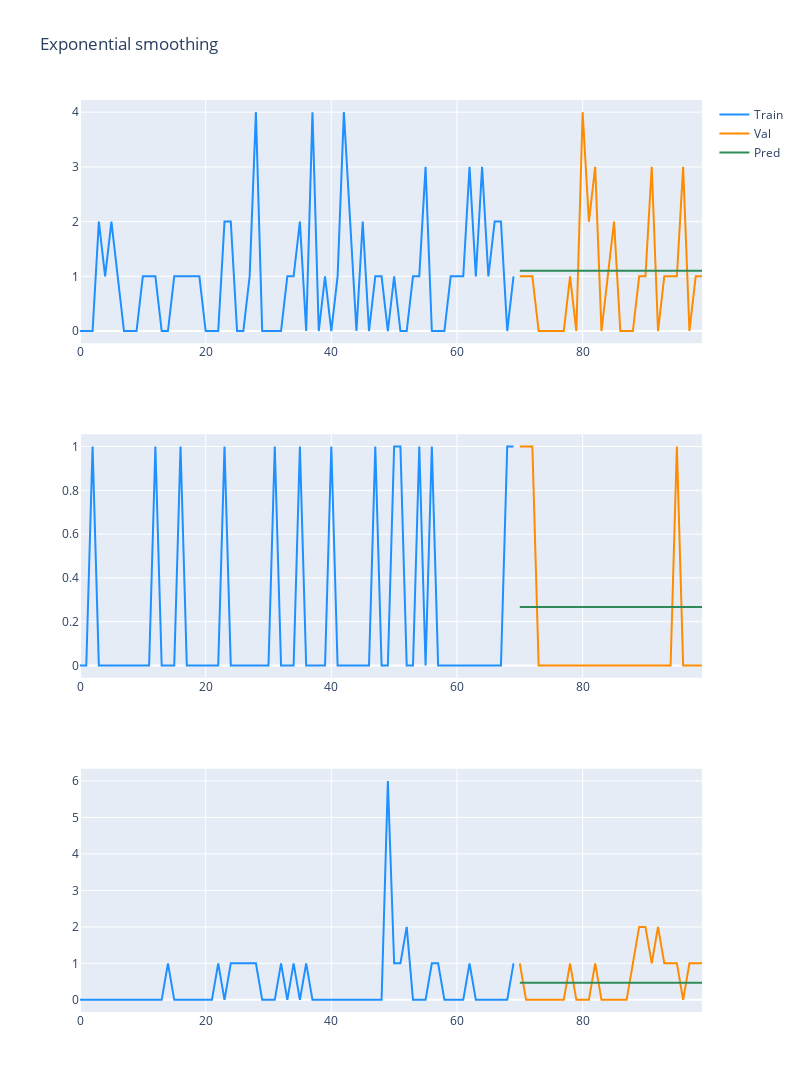

Write notebook code for a chart like this one.
### Code cell
pred_1 = predictions[0]
pred_2 = predictions[1]
pred_3 = predictions[2]

fig = make_subplots(rows=3, cols=1)

fig.add_trace(
    go.Scatter(x=np.arange(70), mode='lines', y=train_dataset.loc[0].values, marker=dict(color="dodgerblue"),
               name="Train"),
    row=1, col=1
)

fig.add_trace(
    go.Scatter(x=np.arange(70, 100), y=val_dataset.loc[0].values, mode='lines', marker=dict(color="darkorange"),
               name="Val"),
    row=1, col=1
)

fig.add_trace(
    go.Scatter(x=np.arange(70, 100), y=pred_1, mode='lines', marker=dict(color="seagreen"),
               name="Pred"),
    row=1, col=1
)

fig.add_trace(
    go.Scatter(x=np.arange(70), mode='lines', y=train_dataset.loc[1].values, marker=dict(color="dodgerblue"), showlegend=False),
    row=2, col=1
)

fig.add_trace(
    go.Scatter(x=np.arange(70, 100), y=val_dataset.loc[1].values, mode='lines', marker=dict(color="darkorange"), showlegend=False),
    row=2, col=1
)

fig.add_trace(
    go.Scatter(x=np.arange(70, 100), y=pred_2, mode='lines', marker=dict(color="seagreen"), showlegend=False,
               name="Denoised signal"),
    row=2, col=1
)

fig.add_trace(
    go.Scatter(x=np.arange(70), mode='lines', y=train_dataset.loc[2].values, marker=dict(color="dodgerblue"), showlegend=False),
    row=3, col=1
)

fig.add_trace(
    go.Scatter(x=np.arange(70, 100), y=val_dataset.loc[2].values, mode='lines', marker=dict(color="darkorange"), showlegend=False),
    row=3, col=1
)

fig.add_trace(
    go.Scatter(x=np.arange(70, 100), y=pred_3, mode='lines', marker=dict(color="seagreen"), showlegend=False,
               name="Denoised signal"),
    row=3, col=1
)

fig.update_layout(height=1200, width=800, title_text="Exponential smoothing")
fig.show()

### Figure 1 — Plotly figure (JSON) as saved in the notebook; plotly's stock layout.template omitted (floating-point values rounded to 4 significant figures)
{"data": [{"marker": {"color": "dodgerblue"}, "mode": "lines", "name": "Train", "type": "scatter", "x": [0, 1, 2, 3, 4, 5, 6, 7, 8, 9, 10, 11, 12, 13, 14, 15, 16, 17, 18, 19, 20, 21, 22, 23, 24, 25, 26, 27, 28, 29, 30, 31, 32, 33, 34, 35, 36, 37, 38, 39, 40, 41, 42, 43, 44, 45, 46, 47, 48, 49, 50, 51, 52, 53, 54, 55, 56, 57, 58, 59, 60, 61, 62, 63, 64, 65, 66, 67, 68, 69], "xaxis": "x", "y": [0, 0, 0, 2, 1, 2, 1, 0, 0, 0, 1, 1, 1, 0, 0, 1, 1, 1, 1, 1, 0, 0, 0, 2, 2, 0, 0, 1, 4, 0, 0, 0, 0, 1, 1, 2, 0, 4, 0, 1, 0, 1, 4, 2, 0, 2, 0, 1, 1, 0, 1, 0, 0, 1, 1, 3, 0, 0, 0, 1, 1, 1, 3, 1, 3, 1, 2, 2, 0, 1], "yaxis": "y"}, {"marker": {"color": "darkorange"}, "mode": "lines", "name": "Val", "type": "scatter", "x": [70, 71, 72, 73, 74, 75, 76, 77, 78, 79, 80, 81, 82, 83, 84, 85, 86, 87, 88, 89, 90, 91, 92, 93, 94, 95, 96, 97, 98, 99], "xaxis": "x", "y": [1, 1, 1, 0, 0, 0, 0, 0, 1, 0, 4, 2, 3, 0, 1, 2, 0, 0, 0, 1, 1, 3, 0, 1, 1, 1, 3, 0, 1, 1], "yaxis": "y"}, {"marker": {"color": "seagreen"}, "mode": "lines", "name": "Pred", "type": "scatter", "x": [70, 71, 72, 73, 74, 75, 76, 77, 78, 79, 80, 81, 82, 83, 84, 85, 86, 87, 88, 89, 90, 91, 92, 93, 94, 95, 96, 97, 98, 99], "xaxis": "x", "y": [1.1, 1.1, 1.1, 1.1, 1.1, 1.1, 1.1, 1.1, 1.1, 1.1, 1.1, 1.1, 1.1, 1.1, 1.1, 1.1, 1.1, 1.1, 1.1, 1.1, 1.1, 1.1, 1.1, 1.1, 1.1, 1.1, 1.1, 1.1, 1.1, 1.1], "yaxis": "y"}, {"marker": {"color": "dodgerblue"}, "mode": "lines", "showlegend": false, "type": "scatter", "x": [0, 1, 2, 3, 4, 5, 6, 7, 8, 9, 10, 11, 12, 13, 14, 15, 16, 17, 18, 19, 20, 21, 22, 23, 24, 25, 26, 27, 28, 29, 30, 31, 32, 33, 34, 35, 36, 37, 38, 39, 40, 41, 42, 43, 44, 45, 46, 47, 48, 49, 50, 51, 52, 53, 54, 55, 56, 57, 58, 59, 60, 61, 62, 63, 64, 65, 66, 67, 68, 69], "xaxis": "x2", "y": [0, 0, 1, 0, 0, 0, 0, 0, 0, 0, 0, 0, 1, 0, 0, 0, 1, 0, 0, 0, 0, 0, 0, 1, 0, 0, 0, 0, 0, 0, 0, 1, 0, 0, 0, 1, 0, 0, 0, 0, 1, 0, 0, 0, 0, 0, 0, 1, 0, 0, 1, 1, 0, 0, 1, 0, 1, 0, 0, 0, 0, 0, 0, 0, 0, 0, 0, 0, 1, 1], "yaxis": "y2"}, {"marker": {"color": "darkorange"}, "mode": "lines", "showlegend": false, "type": "scatter", "x": [70, 71, 72, 73, 74, 75, 76, 77, 78, 79, 80, 81, 82, 83, 84, 85, 86, 87, 88, 89, 90, 91, 92, 93, 94, 95, 96, 97, 98, 99], "xaxis": "x2", "y": [1, 1, 1, 0, 0, 0, 0, 0, 0, 0, 0, 0, 0, 0, 0, 0, 0, 0, 0, 0, 0, 0, 0, 0, 0, 1, 0, 0, 0, 0], "yaxis": "y2"}, {"marker": {"color": "seagreen"}, "mode": "lines", "name": "Denoised signal", "showlegend": false, "type": "scatter", "x": [70, 71, 72, 73, 74, 75, 76, 77, 78, 79, 80, 81, 82, 83, 84, 85, 86, 87, 88, 89, 90, 91, 92, 93, 94, 95, 96, 97, 98, 99], "xaxis": "x2", "y": [0.2667, 0.2667, 0.2667, 0.2667, 0.2667, 0.2667, 0.2667, 0.2667, 0.2667, 0.2667, 0.2667, 0.2667, 0.2667, 0.2667, 0.2667, 0.2667, 0.2667, 0.2667, 0.2667, 0.2667, 0.2667, 0.2667, 0.2667, 0.2667, 0.2667, 0.2667, 0.2667, 0.2667, 0.2667, 0.2667], "yaxis": "y2"}, {"marker": {"color": "dodgerblue"}, "mode": "lines", "showlegend": false, "type": "scatter", "x": [0, 1, 2, 3, 4, 5, 6, 7, 8, 9, 10, 11, 12, 13, 14, 15, 16, 17, 18, 19, 20, 21, 22, 23, 24, 25, 26, 27, 28, 29, 30, 31, 32, 33, 34, 35, 36, 37, 38, 39, 40, 41, 42, 43, 44, 45, 46, 47, 48, 49, 50, 51, 52, 53, 54, 55, 56, 57, 58, 59, 60, 61, 62, 63, 64, 65, 66, 67, 68, 69], "xaxis": "x3", "y": [0, 0, 0, 0, 0, 0, 0, 0, 0, 0, 0, 0, 0, 0, 1, 0, 0, 0, 0, 0, 0, 0, 1, 0, 1, 1, 1, 1, 1, 0, 0, 0, 1, 0, 1, 0, 1, 0, 0, 0, 0, 0, 0, 0, 0, 0, 0, 0, 0, 6, 1, 1, 2, 0, 0, 0, 1, 1, 0, 0, 0, 0, 1, 0, 0, 0, 0, 0, 0, 1], "yaxis": "y3"}, {"marker": {"color": "darkorange"}, "mode": "lines", "showlegend": false, "type": "scatter", "x": [70, 71, 72, 73, 74, 75, 76, 77, 78, 79, 80, 81, 82, 83, 84, 85, 86, 87, 88, 89, 90, 91, 92, 93, 94, 95, 96, 97, 98, 99], "xaxis": "x3", "y": [1, 0, 0, 0, 0, 0, 0, 0, 1, 0, 0, 0, 1, 0, 0, 0, 0, 0, 1, 2, 2, 1, 2, 1, 1, 1, 0, 1, 1, 1], "yaxis": "y3"}, {"marker": {"color": "seagreen"}, "mode": "lines", "name": "Denoised signal", "showlegend": false, "type": "scatter", "x": [70, 71, 72, 73, 74, 75, 76, 77, 78, 79, 80, 81, 82, 83, 84, 85, 86, 87, 88, 89, 90, 91, 92, 93, 94, 95, 96, 97, 98, 99], "xaxis": "x3", "y": [0.4667, 0.4667, 0.4667, 0.4667, 0.4667, 0.4667, 0.4667, 0.4667, 0.4667, 0.4667, 0.4667, 0.4667, 0.4667, 0.4667, 0.4667, 0.4667, 0.4667, 0.4667, 0.4667, 0.4667, 0.4667, 0.4667, 0.4667, 0.4667, 0.4667, 0.4667, 0.4667, 0.4667, 0.4667, 0.4667], "yaxis": "y3"}], "layout": {"height": 1200, "title": {"text": "Exponential smoothing"}, "width": 800, "xaxis": {"anchor": "y", "domain": [0, 1]}, "xaxis2": {"anchor": "y2", "domain": [0, 1]}, "xaxis3": {"anchor": "y3", "domain": [0, 1]}, "yaxis": {"anchor": "x", "domain": [0.7333, 1]}, "yaxis2": {"anchor": "x2", "domain": [0.3667, 0.6333]}, "yaxis3": {"anchor": "x3", "domain": [0, 0.2667]}}}
